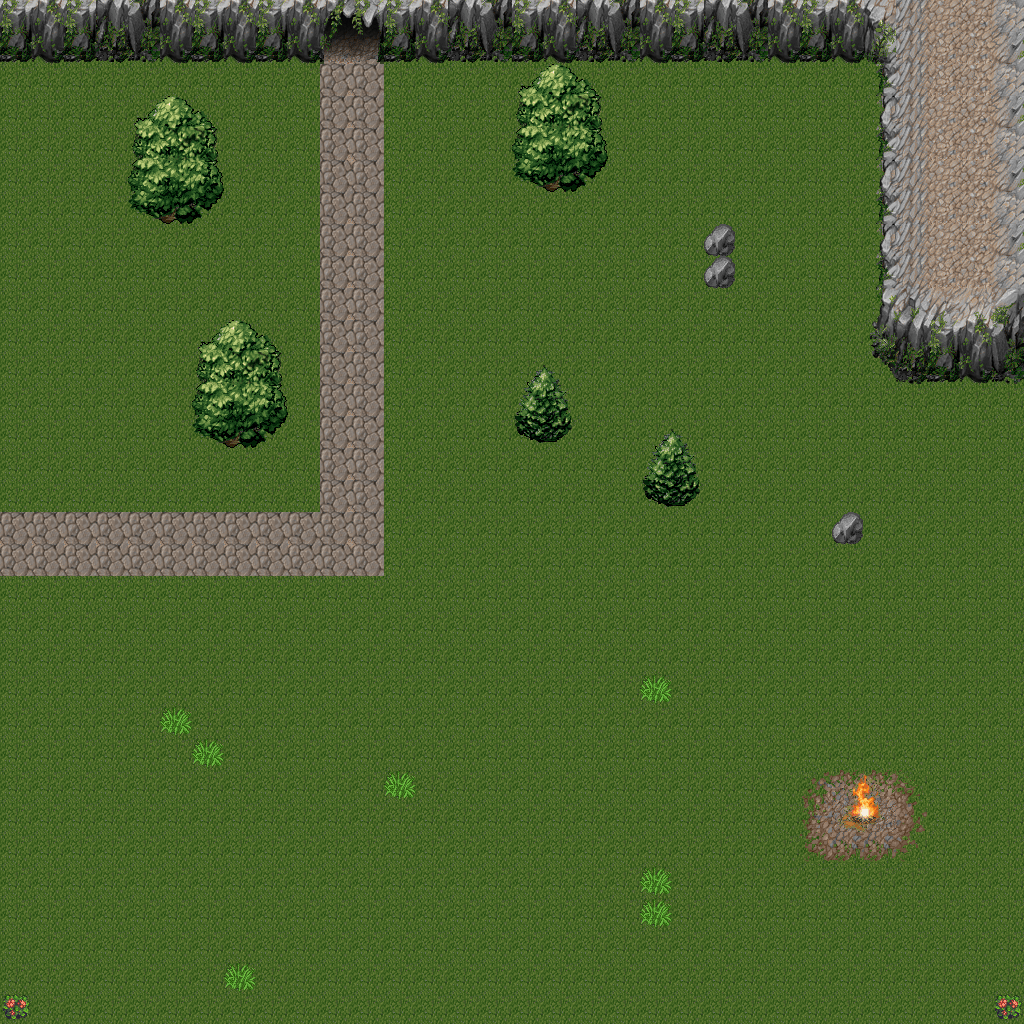

A 2D game scene composited from a Tiled map and its tileset images. What follows is a short description and the map's XML, with each tile layer's data collapsed to a summary:
An orthogonal 32x32 tile map with 32x32 px tiles, 3 tile layers (ground, elements, foreground) and 12 objects.

<map version="1.0" orientation="orthogonal" renderorder="right-down" width="32" height="32" tilewidth="32" tileheight="32" nextobjectid="51">
 <tileset firstgid="1" name="tileset" tilewidth="32" tileheight="32" tilecount="256" columns="16">
  <image source="image.png" width="512" height="512" />
 </tileset>
 <layer name="ground" width="32" height="32">
  <data>[1024 cells, 1024 non-empty, 14 distinct tile ids]</data>
 </layer>
 <layer name="elements" width="32" height="32">
  <data>[1024 cells, 138 non-empty, 44 distinct tile ids]</data>
 </layer>
 <layer name="foreground" width="32" height="32">
  <data>[1024 cells, 40 non-empty, 16 distinct tile ids]</data>
 </layer>
 <objectgroup name="objects">
  <object id="13" x="832" y="512" width="32" height="32" />
  <object id="16" x="704" y="224" width="32" height="64" />
  <object id="28" x="542.667" y="124" width="36" height="68" />
  <object id="29" x="519.5" y="408" width="45" height="38.6667" />
  <object id="30" x="649.5" y="474.667" width="45.5" height="38.6667" />
  <object id="31" x="220" y="382.667" width="34.6667" height="66.6666" />
  <object id="32" x="160" y="157.333" width="32" height="66.6667" />
  <object id="33" x="869.333" y="0" width="162.667" height="384" />
  <object id="36" x="842.182" y="799.818" width="43.6364" height="31.4545" />
  <object id="39" x="384" y="0" width="512" height="64" />
  <object id="40" x="0" y="0" width="320" height="64" />
  <object id="42" x="320" y="0" width="64" height="32" />
 </objectgroup>
</map>
